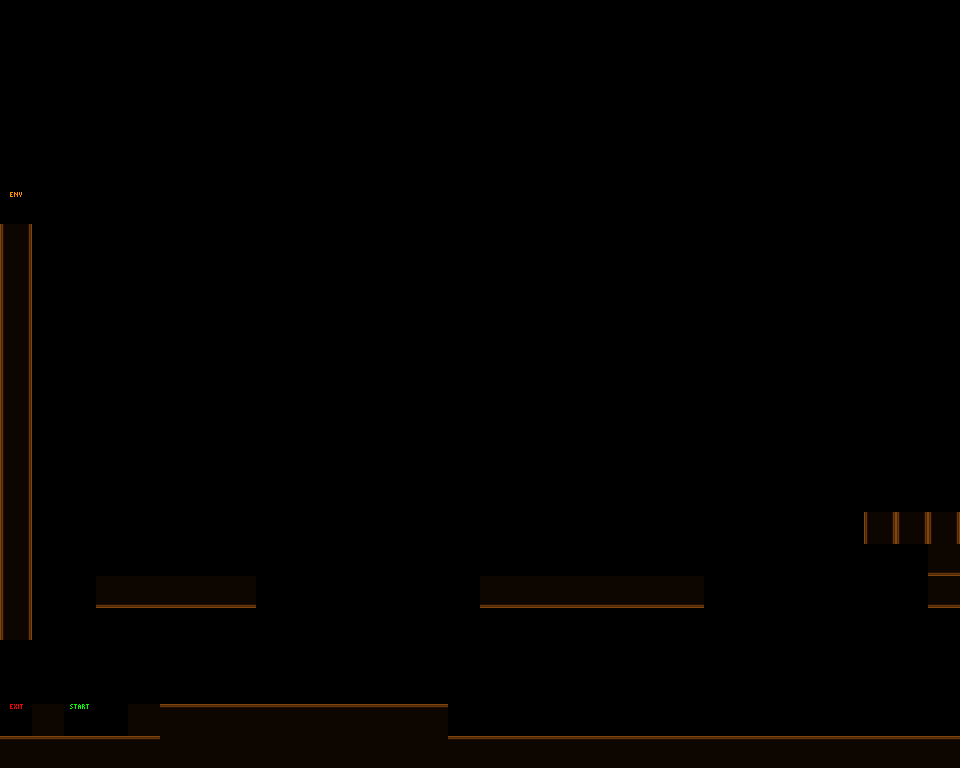

The image is a tile-based game level rendered from a .tmx file. Its description and source (layers, tilesets, objects; grid data summarised) follow:
An orthogonal 30x24 tile map with 32x32 px tiles, 2 tile layers (Background, Tile Layer 1) and 7 objects.

<map version="1.0" orientation="orthogonal" width="30" height="24" tilewidth="32" tileheight="32">
 <tileset firstgid="1" name="tiles" tilewidth="32" tileheight="32">
  <image source="../images/tiles.png" width="512" height="64" />
 </tileset>
 <layer name="Background" width="30" height="24">
  <data>[720 cells, 0 non-empty, 0 distinct tile ids]</data>
 </layer>
 <layer name="Tile Layer 1" width="30" height="24">
  <data>[720 cells, 720 non-empty, 8 distinct tile ids]</data>
 </layer>
 <objectgroup name="Object Layer 1" width="30" height="24">
  <object x="64" y="704" width="32" height="32">
   <properties>
    <property name="name" value="Level 3" />
    <property name="source" value="2" />
   </properties>
  </object>
  <object x="0" y="704" width="32" />
  <object x="0" y="736" width="32" />
  <object x="32" y="704" height="32" />
  <object x="32" y="704" height="32" />
  <object x="0" y="704" width="32" height="32">
   <properties>
    <property name="next" value="2" />
    <property name="source" value="3" />
   </properties>
  </object>
  <object x="0" y="192" width="32" height="32">
   <properties>
    <property name="env" value="indoor1" />
   </properties>
  </object>
 </objectgroup>
</map>
